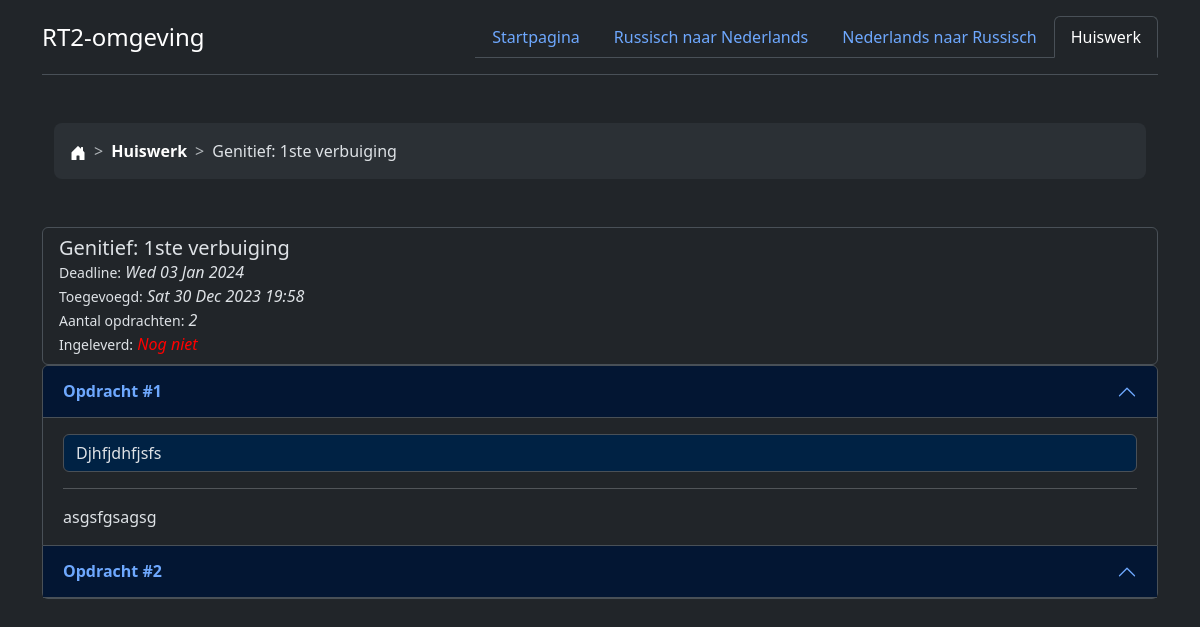
/huiswerk/1/, run on the app's committed database.
### Vocabulaire/models.py (models this page shows, shortened)
class Homework(models.Model):
    created = models.DateTimeField()
    deadline = models.DateField()
    topic = models.CharField(max_length=200)
    done = models.BooleanField()
    def __str__(self):
        return self.topic

class Task(models.Model):
    homework = models.ForeignKey(Homework, on_delete=models.CASCADE)
    description = models.TextField()
    content = RichTextField()

### Vocabulaire/views.py (the view)
# urls.py: path("huiswerk/<homework_id>/", views.tasks, name='tasks'),
def tasks(request, homework_id):
    homework = Homework.objects.get(id=homework_id)
    tasks = homework.task_set.all()
    breadcrumb = ['homework', 'tasks']
    breadcrumb_names = [unquote(page) for page in reverse('tasks', args=[
        homework_id]).strip(
        "/").split("/")]
    breadcrumb_names[-1] = str(homework)
    today = date.today()
    context = {
        'breadcrumb': list(zip(breadcrumb, breadcrumb_names)),
        'homework': homework,
        'tasks': tasks,
        'today': today,
    }
    return render(request, "Vocabulaire/tasks.html", context)

### templates/Vocabulaire/tasks.html (shortened to what this page needs)
{% extends 'Vocabulaire/base.html' %}
{% block content %}
    <ul class="list-group">
      <li class="list-group-item{% if homework.done %} list-group-item-success{% elif homework.deadline < today %} list-group-item-warning{% endif %}">
          <div class="card-body">
            <h5 class="card-title">{{ homework|capfirst }}</h5>
              <small>Deadline:</small> <i>{{ homework.deadline|date:"D d M Y" }}</i><br>
              <small>Toegevoegd:</small> <i>{{ homework.created|date:"D d M Y" }} {{ homework.created|time:"H:i" }}</i><br>
              <small>Aantal opdrachten:</small> <i>{{ homework.task_set.all|length }}</i><br>
            <small>Ingeleverd:</small> <i>{% if homework.done %}<span style="color: green">Ja</span>{% else %}<span style="color: red">Nog niet</span>{% endif %}</i>
          </div>
      </li>
  </ul>
<div class="accordion" id="accordionExample">
{% for task in tasks %}
  <div class="accordion-item">
    <h2 class="accordion-header">
      <button class="accordion-button" type="button" data-bs-toggle="collapse" data-bs-target="#task{{ task.id }}" aria-expanded="true" aria-controls="collapseOne">
        <b>Opdracht #{{ forloop.counter }}</b>
      </button>
    </h2>
    <div id="task{{ task.id }}" class="accordion-collapse collapse{% if forloop.first %} show{% endif %}" data-bs-parent="#accordionExample">
      <div class="accordion-body">
        <span class="form-control" style="background-color: #002244">
          {{ task.description|capfirst }}
        </span>
        <hr>
        {{ task.content|safe }}
      </div>
    </div>
  </div>
{% empty %}
  Helemaal geen idee hoe het gebeurd is, maar er zijn geen opdrachten voor dit huiswerk!
{% endfor %}
</div>
{% endblock %}

### templates/Vocabulaire/base.html (shortened to what this page needs)
<!DOCTYPE html>
<html lang="en" data-bs-theme="dark">
<head>
  <link href="https://cdn.jsdelivr.net/npm/bootstrap@5.3.2/dist/css/bootstrap.min.css" rel="stylesheet"
>
  <link href="https://getbootstrap.com/docs/5.3/examples/breadcrumbs/breadcrumbs.css" rel="stylesheet">
</head>
<body>
  <div class="container">
    <header class="d-flex flex-wrap justify-content-center py-3 mb-4 border-bottom">
      <a href="/" class="d-flex align-items-center mb-3 mb-md-0 me-md-auto link-body-emphasis text-decoration-none">
        <span class="fs-4">RT2-omgeving</span>
      </a>
      <ul class="nav nav-tabs">
        <li class="nav-item"><a href="/" class="nav-link{% if not breadcrumb.0.1 %} active" aria-current="page{% endif %}">Startpagina</a></li>
        <li class="nav-item"><a href="{% url 'russian' %}" class="nav-link{% if breadcrumb.0.1 == 'russisch' %} active" aria-current="page{% endif %}">Russisch naar Nederlands</a></li>
        <li class="nav-item"><a href="{% url 'dutch' %}" class="nav-link{% if breadcrumb.0.1 == 'nederlands' %} active" aria-current="page{% endif %}">Nederlands naar Russisch</a></li>
        <li class="nav-item"><a href="{% url 'homework' %}" class="nav-link{% if breadcrumb.0.1 == 'huiswerk' %} active" aria-current="page{% endif %}">Huiswerk</a></li>
      </ul>
    </header>
  </div>
<div class="container">
  <div class="container my-5">
    <nav style="--bs-breadcrumb-divider: '>';" aria-label="breadcrumb">
      <ol class="breadcrumb breadcrumb-chevron p-3 bg-body-tertiary rounded-3">
        <li class="breadcrumb-item">
          <a class="link-body-emphasis" href={% url 'index' %}>
            <svg class="bi" width="16" height="16">
              <use xlink:href="#house-door-fill" fill="white"></use>
            </svg>
        </li>
        {% for link, name in breadcrumb %}
          <li class="breadcrumb-item">
            {% if not forloop.last %}<a class="link-body-emphasis fw-semibold text-decoration-none" href="{% url link %}">{{ name|capfirst }}</a>
            {% else %}{{ name|capfirst }}{% endif %}
          </li>
        {% endfor %}
      </ol>
    </nav>
  </div>
  {% block content %}{% endblock %}
</div>
</body>
</html>

### templates/Vocabulaire/base.html (style rules this page uses)
body { -ms-overflow-style: none; }
html { overflow: scroll; scrollbar-width: none; }
a { text-decoration: none; }

### data on the page
Homework: breadcrumb "Genitief: 1ste verbuiging", topic "Genitief: 1ste verbuiging", deadline "Wed 03 Jan 2024", created "Sat 30 Dec 2023", created "19:58", task_set.all|length "2"
Task: description "Djhfjdhfjsfs", content "asgsfgsagsg"

### other printed values
{{ name|capfirst }} "Huiswerk"
